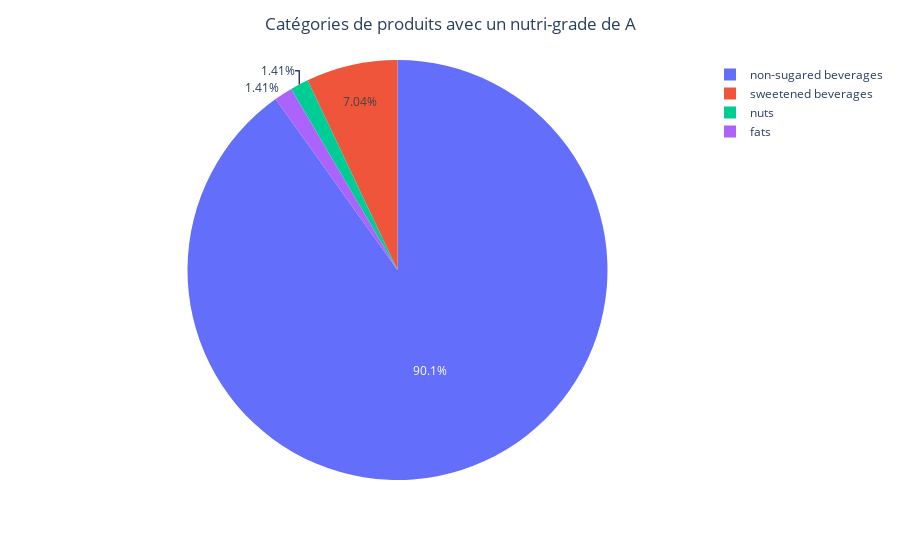

This figure's notebook cell:
### Code cell
fig = px.pie(score_a, values=score_a.value_counts().values, names='pnns_groups_2')
fig.update_traces(hoverinfo='label+percent')
fig.update_layout(title_text='Catégories de produits avec un nutri-grade de A', title_x=0.5)
fig.show()

### Figure 1 — Plotly figure (JSON) as saved in the notebook; plotly's stock layout.template omitted (floating-point values rounded to 4 significant figures)
{"data": [{"domain": {"x": [0, 1], "y": [0, 1]}, "hoverinfo": "label+percent", "hovertemplate": "pnns_groups_2=%{label}<br>value=%{value}<extra></extra>", "labels": ["non-sugared beverages", "non-sugared beverages", "non-sugared beverages", "nuts", "non-sugared beverages", "non-sugared beverages", "non-sugared beverages", "non-sugared beverages", "non-sugared beverages", "non-sugared beverages", "non-sugared beverages", "non-sugared beverages", "sweetened beverages", "non-sugared beverages", "non-sugared beverages", "non-sugared beverages", "non-sugared beverages", "non-sugared beverages", "non-sugared beverages", "non-sugared beverages", "non-sugared beverages", "non-sugared beverages", "non-sugared beverages", "non-sugared beverages", "non-sugared beverages", "non-sugared beverages", "non-sugared beverages", "non-sugared beverages", "non-sugared beverages", "non-sugared beverages", "non-sugared beverages", "non-sugared beverages", "non-sugared beverages", "non-sugared beverages", "non-sugared beverages", "non-sugared beverages", "non-sugared beverages", "non-sugared beverages", "non-sugared beverages", "non-sugared beverages", "non-sugared beverages", "non-sugared beverages", "non-sugared beverages", "fats", "sweetened beverages", "non-sugared beverages", "non-sugared beverages", "non-sugared beverages", "non-sugared beverages", "non-sugared beverages", "non-sugared beverages", "non-sugared beverages", "non-sugared beverages", "non-sugared beverages", "non-sugared beverages", "non-sugared beverages", "non-sugared beverages", "non-sugared beverages", "non-sugared beverages", "non-sugared beverages", "non-sugared beverages", "non-sugared beverages", "non-sugared beverages", "non-sugared beverages", "non-sugared beverages", "sweetened beverages", "non-sugared beverages", "non-sugared beverages", "non-sugared beverages", "sweetened beverages", "sweetened beverages"], "legendgroup": "", "name": "", "showlegend": true, "type": "pie", "values": [1, 1, 1, 1, 1, 1, 1, 1, 1, 1, 1, 1, 1, 1, 1, 1, 1, 1, 1, 1, 1, 1, 1, 1, 1, 1, 1, 1, 1, 1, 1, 1, 1, 1, 1, 1, 1, 1, 1, 1, 1, 1, 1, 1, 1, 1, 1, 1, 1, 1, 1, 1, 1, 1, 1, 1, 1, 1, 1, 1, 1, 1, 1, 1, 1, 1, 1, 1, 1, 1, 1]}], "layout": {"legend": {"tracegroupgap": 0}, "margin": {"t": 60}, "title": {"text": "Catégories de produits avec un nutri-grade de A", "x": 0.5}}}
